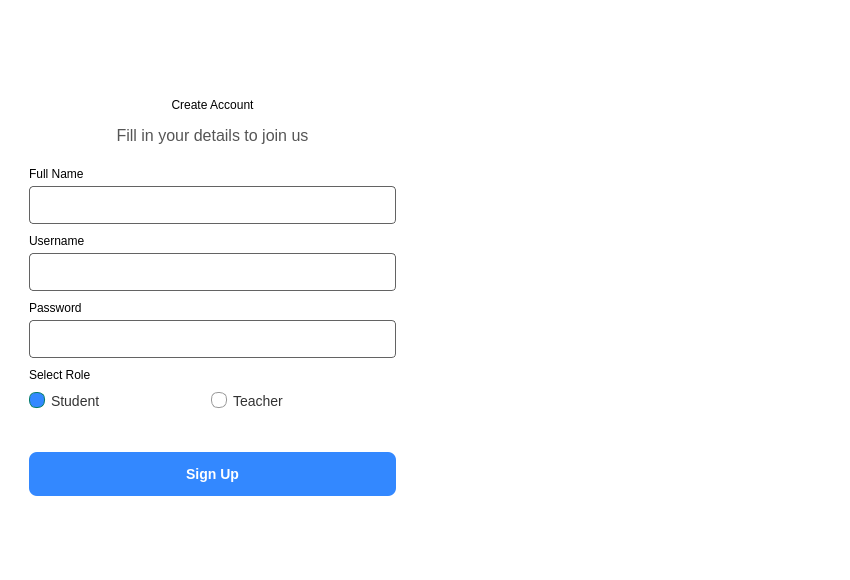
<?xml version="1.0" encoding="UTF-8"?>
<ui version="4.0">
 <class>signup_form_main_window</class>
 <widget class="QWidget" name="signup_form_main_window">
  <property name="geometry">
   <rect>
    <x>0</x>
    <y>0</y>
    <width>850</width>
    <height>580</height>
   </rect>
  </property>
  <property name="windowTitle">
   <string>Sign Up</string>
  </property>
  <property name="styleSheet">
   <string notr="true">
                #signup_form_main_window {
                background: white;
                }
            </string>
  </property>
  <layout class="QHBoxLayout" name="mainLayout" stretch="1,1">
   <property name="spacing">
    <number>0</number>
   </property>
   <property name="leftMargin">
    <number>0</number>
   </property>
   <property name="topMargin">
    <number>0</number>
   </property>
   <property name="rightMargin">
    <number>0</number>
   </property>
   <property name="bottomMargin">
    <number>0</number>
   </property>
   <item>
    <widget class="QFrame" name="leftFrame">
     <property name="styleSheet">
      <string notr="true">
                            #leftFrame {
                            background: white;
                            }
                        </string>
     </property>
     <property name="frameShape">
      <enum>QFrame::Shape::NoFrame</enum>
     </property>
     <layout class="QVBoxLayout" name="verticalLayout_2" stretch="0">
      <item>
       <widget class="QWidget" name="formContainer" native="true">
        <property name="sizePolicy">
         <sizepolicy hsizetype="Preferred" vsizetype="Fixed">
          <horstretch>0</horstretch>
          <verstretch>0</verstretch>
         </sizepolicy>
        </property>
        <layout class="QVBoxLayout" name="verticalLayout_4">
         <property name="spacing">
          <number>10</number>
         </property>
         <property name="leftMargin">
          <number>20</number>
         </property>
         <property name="rightMargin">
          <number>20</number>
         </property>
         <item>
          <widget class="QWidget" name="headerWidget" native="true">
           <property name="sizePolicy">
            <sizepolicy hsizetype="Preferred" vsizetype="Fixed">
             <horstretch>0</horstretch>
             <verstretch>0</verstretch>
            </sizepolicy>
           </property>
           <layout class="QVBoxLayout" name="verticalLayout">
            <property name="spacing">
             <number>5</number>
            </property>
            <item>
             <widget class="QLabel" name="signupLabel">
              <property name="styleSheet">
               <string notr="true">
                                                                #signupLabel {
                                                                font: 700 20pt &quot;Arial&quot;;
                                                                color: black;
                                                                }
                                                            </string>
              </property>
              <property name="text">
               <string>Create Account</string>
              </property>
              <property name="alignment">
               <set>Qt::AlignmentFlag::AlignCenter</set>
              </property>
             </widget>
            </item>
            <item>
             <widget class="QLabel" name="signupSloganLabel">
              <property name="styleSheet">
               <string notr="true">
                                                                #signupSloganLabel {
                                                                font-size: 12pt;
                                                                color: #555;
                                                                }
                                                            </string>
              </property>
              <property name="text">
               <string>Fill in your details to join us</string>
              </property>
              <property name="alignment">
               <set>Qt::AlignmentFlag::AlignCenter</set>
              </property>
              <property name="wordWrap">
               <bool>true</bool>
              </property>
             </widget>
            </item>
           </layout>
          </widget>
         </item>
         <item>
          <widget class="QWidget" name="nameWidget" native="true">
           <property name="sizePolicy">
            <sizepolicy hsizetype="Preferred" vsizetype="Fixed">
             <horstretch>0</horstretch>
             <verstretch>0</verstretch>
            </sizepolicy>
           </property>
           <layout class="QVBoxLayout" name="verticalLayout_name">
            <property name="spacing">
             <number>5</number>
            </property>
            <property name="leftMargin">
             <number>0</number>
            </property>
            <property name="topMargin">
             <number>0</number>
            </property>
            <property name="rightMargin">
             <number>0</number>
            </property>
            <property name="bottomMargin">
             <number>0</number>
            </property>
            <item>
             <widget class="QLabel" name="nameLabel">
              <property name="sizePolicy">
               <sizepolicy hsizetype="Preferred" vsizetype="Fixed">
                <horstretch>0</horstretch>
                <verstretch>0</verstretch>
               </sizepolicy>
              </property>
              <property name="styleSheet">
               <string notr="true">#nameLabel{
                                                                color : rgb(0,0,0);
                                                                font: 600 8pt &quot;Segoe UI&quot;;
                                                                }
                                                            </string>
              </property>
              <property name="text">
               <string>Full Name</string>
              </property>
             </widget>
            </item>
            <item>
             <widget class="QLineEdit" name="nameInputBox">
              <property name="sizePolicy">
               <sizepolicy hsizetype="Preferred" vsizetype="Fixed">
                <horstretch>0</horstretch>
                <verstretch>0</verstretch>
               </sizepolicy>
              </property>
              <property name="styleSheet">
               <string notr="true">#nameInputBox {
                                                                height: 20px;
                                                                padding: 8px 10px;
                                                                font-size: 14px;
                                                                color: #111;
                                                                border: 1px solid rgb(99, 99, 99);
                                                                background: #fff;
                                                                border-radius: 4px;
                                                                }
                                                                #nameInputBox:focus {
                                                               border: 1.5px solid #3388FF;
                                                                }
                                                            </string>
              </property>
             </widget>
            </item>
           </layout>
          </widget>
         </item>
         <item>
          <widget class="QWidget" name="userWidget" native="true">
           <property name="sizePolicy">
            <sizepolicy hsizetype="Preferred" vsizetype="Fixed">
             <horstretch>0</horstretch>
             <verstretch>0</verstretch>
            </sizepolicy>
           </property>
           <layout class="QVBoxLayout" name="verticalLayout_user">
            <property name="spacing">
             <number>5</number>
            </property>
            <property name="leftMargin">
             <number>0</number>
            </property>
            <property name="topMargin">
             <number>0</number>
            </property>
            <property name="rightMargin">
             <number>0</number>
            </property>
            <property name="bottomMargin">
             <number>0</number>
            </property>
            <item>
             <widget class="QLabel" name="inputLabel">
              <property name="sizePolicy">
               <sizepolicy hsizetype="Preferred" vsizetype="Fixed">
                <horstretch>0</horstretch>
                <verstretch>0</verstretch>
               </sizepolicy>
              </property>
              <property name="styleSheet">
               <string notr="true">#inputLabel{
                                                                color : rgb(0,0,0);
                                                                font: 600 8pt &quot;Segoe UI&quot;;
                                                                }
                                                            </string>
              </property>
              <property name="text">
               <string>Username</string>
              </property>
             </widget>
            </item>
            <item>
             <widget class="QLineEdit" name="usernameInputBox">
              <property name="styleSheet">
               <string notr="true">#usernameInputBox {
                                                                height: 20px;
                                                                padding: 8px 10px;
                                                                font-size: 14px;
                                                                color: #111;
                                                                border: 1px solid rgb(99, 99, 99);
                                                                background: #fff;
                                                                border-radius: 4px;
                                                                }
                                                                #usernameInputBox:focus {
                                                                
                                                               border: 1.5px solid #3388FF;;
                                                                }
                                                            </string>
              </property>
             </widget>
            </item>
           </layout>
          </widget>
         </item>
         <item>
          <widget class="QWidget" name="passWidget" native="true">
           <property name="sizePolicy">
            <sizepolicy hsizetype="Preferred" vsizetype="Fixed">
             <horstretch>0</horstretch>
             <verstretch>0</verstretch>
            </sizepolicy>
           </property>
           <layout class="QVBoxLayout" name="verticalLayout_pass">
            <property name="spacing">
             <number>5</number>
            </property>
            <property name="leftMargin">
             <number>0</number>
            </property>
            <property name="topMargin">
             <number>0</number>
            </property>
            <property name="rightMargin">
             <number>0</number>
            </property>
            <property name="bottomMargin">
             <number>0</number>
            </property>
            <item>
             <widget class="QLabel" name="passLabel">
              <property name="sizePolicy">
               <sizepolicy hsizetype="Preferred" vsizetype="Fixed">
                <horstretch>0</horstretch>
                <verstretch>0</verstretch>
               </sizepolicy>
              </property>
              <property name="styleSheet">
               <string notr="true">#passLabel{
                                                                color : rgb(0,0,0);
                                                                font: 600 8pt &quot;Segoe UI&quot;;
                                                                }
                                                            </string>
              </property>
              <property name="text">
               <string>Password</string>
              </property>
             </widget>
            </item>
            <item>
             <widget class="QLineEdit" name="passwordInputBox">
              <property name="styleSheet">
               <string notr="true">#passwordInputBox {
                                                                height: 20px;
                                                                padding: 8px 10px;
                                                                font-size: 14px;
                                                                color: #111;
                                                                border: 1px solid rgb(99, 99, 99);
                                                                background: #fff;
                                                                border-radius: 4px;
                                                                }
                                                                #passwordInputBox:focus {
                                                                
                                                               border: 1.5px solid #3388FF;;
                                                                }
                                                            </string>
              </property>
              <property name="echoMode">
               <enum>QLineEdit::EchoMode::Password</enum>
              </property>
             </widget>
            </item>
           </layout>
          </widget>
         </item>
         <item>
          <widget class="QWidget" name="roleWidget" native="true">
           <property name="sizePolicy">
            <sizepolicy hsizetype="Preferred" vsizetype="Fixed">
             <horstretch>0</horstretch>
             <verstretch>0</verstretch>
            </sizepolicy>
           </property>
           <layout class="QVBoxLayout" name="verticalLayout_role">
            <property name="spacing">
             <number>10</number>
            </property>
            <property name="leftMargin">
             <number>0</number>
            </property>
            <property name="topMargin">
             <number>0</number>
            </property>
            <property name="rightMargin">
             <number>0</number>
            </property>
            <property name="bottomMargin">
             <number>0</number>
            </property>
            <item>
             <widget class="QLabel" name="roleLabel">
              <property name="sizePolicy">
               <sizepolicy hsizetype="Preferred" vsizetype="Fixed">
                <horstretch>0</horstretch>
                <verstretch>0</verstretch>
               </sizepolicy>
              </property>
              <property name="styleSheet">
               <string notr="true">#roleLabel{
                                                                color : rgb(0,0,0);
                                                                font: 600 8pt &quot;Segoe UI&quot;;
                                                                }
                                                            </string>
              </property>
              <property name="text">
               <string>Select Role</string>
              </property>
             </widget>
            </item>
            <item>
             <widget class="QWidget" name="radioContainer" native="true">
              <property name="sizePolicy">
               <sizepolicy hsizetype="Preferred" vsizetype="Fixed">
                <horstretch>0</horstretch>
                <verstretch>0</verstretch>
               </sizepolicy>
              </property>
              <property name="layoutDirection">
               <enum>Qt::LayoutDirection::LeftToRight</enum>
              </property>
              <layout class="QHBoxLayout" name="horizontalLayout_role">
               <property name="leftMargin">
                <number>0</number>
               </property>
               <property name="topMargin">
                <number>0</number>
               </property>
               <item>
                <widget class="QRadioButton" name="studentRadioButton">
                 <property name="sizePolicy">
                  <sizepolicy hsizetype="Preferred" vsizetype="Fixed">
                   <horstretch>0</horstretch>
                   <verstretch>0</verstretch>
                  </sizepolicy>
                 </property>
                 <property name="cursor">
                  <cursorShape>PointingHandCursor</cursorShape>
                 </property>
                 <property name="styleSheet">
                  <string notr="true">QRadioButton {
font-size: 14px;
color: #333;
}
QRadioButton::indicator {
width: 14px;
height: 14px;
border-radius: 7px;
border: 1px solid #999;
}
QRadioButton::indicator:checked {
background-color: #3388FF;
border: 1px solid #067d68;
}</string>
                 </property>
                 <property name="text">
                  <string>Student</string>
                 </property>
                 <property name="checked">
                  <bool>true</bool>
                 </property>
                </widget>
               </item>
               <item>
                <widget class="QRadioButton" name="teacherRadioButton">
                 <property name="cursor">
                  <cursorShape>PointingHandCursor</cursorShape>
                 </property>
                 <property name="styleSheet">
                  <string notr="true">
                                                                            QRadioButton {
                                                                            font-size: 14px;
                                                                            color: #333;
                                                                            }
                                                                            QRadioButton::indicator {
                                                                            width: 14px;
                                                                            height: 14px;
                                                                            border-radius: 7px;
                                                                            border: 1px solid #999;
                                                                            }
                                                                            QRadioButton::indicator:checked {
                                                                            background-color: #3388FF;
                                                                            border: 1px solid #067d68;
                                                                            }
                                                                        </string>
                 </property>
                 <property name="text">
                  <string>Teacher</string>
                 </property>
                </widget>
               </item>
              </layout>
             </widget>
            </item>
           </layout>
          </widget>
         </item>
         <item>
          <widget class="QLabel" name="erroLabel">
           <property name="sizePolicy">
            <sizepolicy hsizetype="Preferred" vsizetype="Fixed">
             <horstretch>0</horstretch>
             <verstretch>0</verstretch>
            </sizepolicy>
           </property>
           <property name="styleSheet">
            <string notr="true">#erroLabel{
                                                    color : rgb(255,0,0);
                                                    font: 600 8pt &quot;Segoe UI&quot;;
                                                    }
                                                </string>
           </property>
           <property name="text">
            <string/>
           </property>
          </widget>
         </item>
         <item>
          <widget class="QPushButton" name="registerButton">
           <property name="cursor">
            <cursorShape>PointingHandCursor</cursorShape>
           </property>
           <property name="styleSheet">
            <string notr="true">#registerButton {
height: 44px;
padding: 0 16px;
background-color:#3388FF;
color: white;
font-size: 14px;
font-weight: 600;
border: none;
border-radius: 8px;
}
#registerButton:hover {
background-color: #0055FF
}
                                                </string>
           </property>
           <property name="text">
            <string>Sign Up</string>
           </property>
          </widget>
         </item>
        </layout>
       </widget>
      </item>
     </layout>
    </widget>
   </item>
   <item>
    <widget class="QFrame" name="rightFrame">
     <property name="sizePolicy">
      <sizepolicy hsizetype="Expanding" vsizetype="Preferred">
       <horstretch>0</horstretch>
       <verstretch>0</verstretch>
      </sizepolicy>
     </property>
     <property name="styleSheet">
      <string notr="true">#rightFrame {
background: qlineargradient(
x1:0, y1:0,
x2:0, y2:1,
stop:0 #3388FF,
stop:1 #0055FF
);
}
                        </string>
     </property>
     <layout class="QVBoxLayout" name="verticalLayout_5">
      <item>
       <widget class="QWidget" name="contentContainer" native="true">
        <property name="sizePolicy">
         <sizepolicy hsizetype="Preferred" vsizetype="Fixed">
          <horstretch>0</horstretch>
          <verstretch>0</verstretch>
         </sizepolicy>
        </property>
        <layout class="QVBoxLayout" name="verticalLayout_6">
         <property name="spacing">
          <number>30</number>
         </property>
         <property name="leftMargin">
          <number>50</number>
         </property>
         <property name="topMargin">
          <number>30</number>
         </property>
         <property name="rightMargin">
          <number>50</number>
         </property>
         <item>
          <widget class="QWidget" name="textWidget" native="true">
           <property name="sizePolicy">
            <sizepolicy hsizetype="Preferred" vsizetype="Fixed">
             <horstretch>0</horstretch>
             <verstretch>0</verstretch>
            </sizepolicy>
           </property>
           <layout class="QVBoxLayout" name="verticalLayout_7">
            <item>
             <widget class="QLabel" name="welcomeBackLabel">
              <property name="sizePolicy">
               <sizepolicy hsizetype="Preferred" vsizetype="Fixed">
                <horstretch>0</horstretch>
                <verstretch>0</verstretch>
               </sizepolicy>
              </property>
              <property name="font">
               <font>
                <pointsize>24</pointsize>
                <bold>true</bold>
               </font>
              </property>
              <property name="styleSheet">
               <string>color: white;</string>
              </property>
              <property name="text">
               <string>Welcome Back!</string>
              </property>
              <property name="alignment">
               <set>Qt::AlignmentFlag::AlignCenter</set>
              </property>
             </widget>
            </item>
            <item>
             <widget class="QLabel" name="subTextLabel">
              <property name="sizePolicy">
               <sizepolicy hsizetype="Preferred" vsizetype="Fixed">
                <horstretch>0</horstretch>
                <verstretch>0</verstretch>
               </sizepolicy>
              </property>
              <property name="font">
               <font>
                <pointsize>11</pointsize>
               </font>
              </property>
              <property name="styleSheet">
               <string notr="true">#subTextLabel{
                                                                color: rgba(255, 255, 255, 192)}
                                                            </string>
              </property>
              <property name="text">
               <string>Already have an account? Login with your personal info              </string>
              </property>
              <property name="alignment">
               <set>Qt::AlignmentFlag::AlignCenter</set>
              </property>
              <property name="wordWrap">
               <bool>true</bool>
              </property>
             </widget>
            </item>
           </layout>
          </widget>
         </item>
         <item>
          <widget class="QPushButton" name="switchLoginButton">
           <property name="font">
            <font>
             <pointsize>11</pointsize>
             <bold>false</bold>
            </font>
           </property>
           <property name="cursor">
            <cursorShape>PointingHandCursor</cursorShape>
           </property>
           <property name="styleSheet">
            <string notr="true">#switchLoginButton{
                                                    border-radius: 18px;
                                                    border:1px solid rgba(255, 255, 255, 150);
                                                    padding: 7px 0;
                                                    color: white;
                                                    }

                                                    #switchLoginButton:hover{
                                                    border:1px solid #fff;
                                                    background: rgba(255, 255, 255, 30);
                                                    }
                                                </string>
           </property>
           <property name="text">
            <string>Log In</string>
           </property>
          </widget>
         </item>
        </layout>
       </widget>
      </item>
     </layout>
    </widget>
   </item>
  </layout>
 </widget>
 <resources/>
 <connections/>
</ui>
